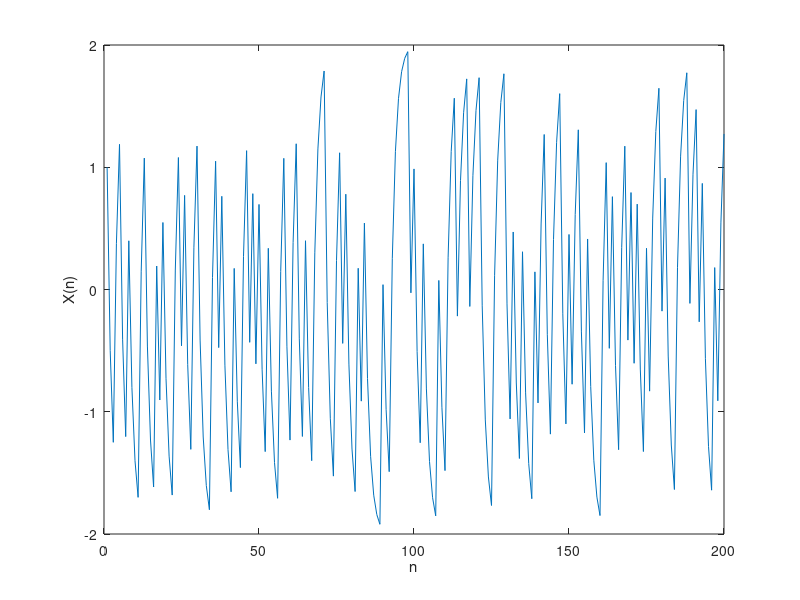
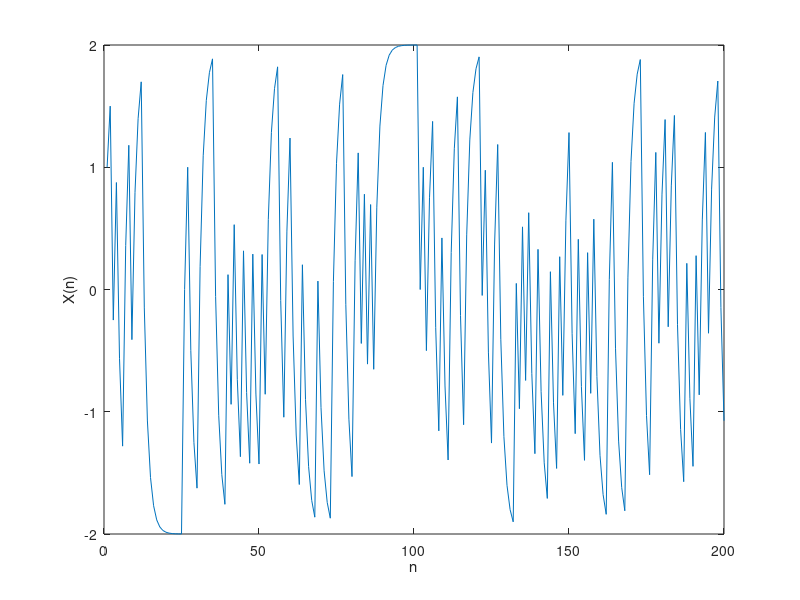
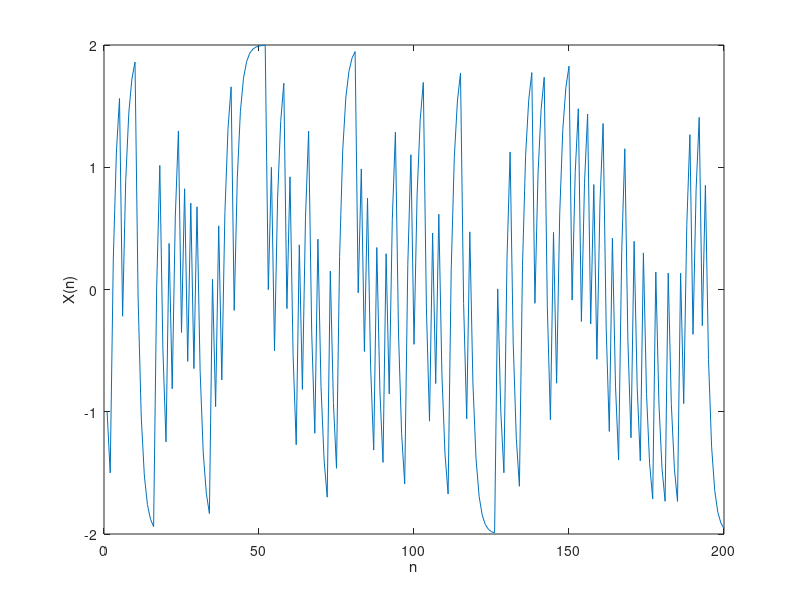
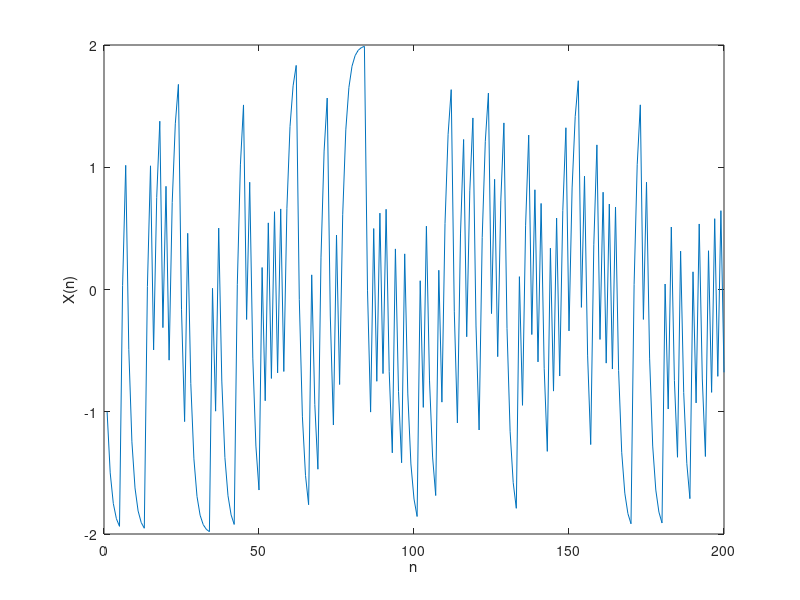

Recreate these plots in MATLAB, in order.
%  we define and implement draw function that draws 6 samples functions of X(n): 
function draw()
for j = 1:6
    [func] = genAR(0,0.5,200); %alpha = 0.5 in our case.
    figure;
    plot(func);
    xlabel('n');
    ylabel('X(n)'); 
end %for;

end %draw func;
% we took the supplied code in the file genAR.m:

function [samplefunction]=genAR(X0,alpha,numberOfSamples)
%This method generates  a sample function X[1]...X[numberOfSamples] ,of alpha-A.R.
%process . i.e of the process that fulfills the following recursion:
%X[n]=alpha*X[n-1] + W[n]   n>=1
% W[n] is an i.i.d process that receives {1,-1} w.p. 0.5 each.
%X0 is the initial condition ( can be a column vector )
    Xlast = X0;
    samplefunction=[];
    for i=1:numberOfSamples
        Xlast=getNextValueInRecursion(Xlast,alpha); % X[n]= alpha*X[n-1] +W[n]
        samplefunction = [ samplefunction Xlast];
    end
end        
function [nextVal]=getNextValueInRecursion(Xlast,alpha)
% This method generates the next value an alpha -A.R. might get when given 
% the last value it got. Example : 
% X_i+i = getNextValueInRecursion(X_i,alpha)
    nextVal = alpha.*Xlast + ( 2.*randint(length(Xlast),1)-1);
end

%  we define and implement draw function that draws 6 samples functions of X(n): 
